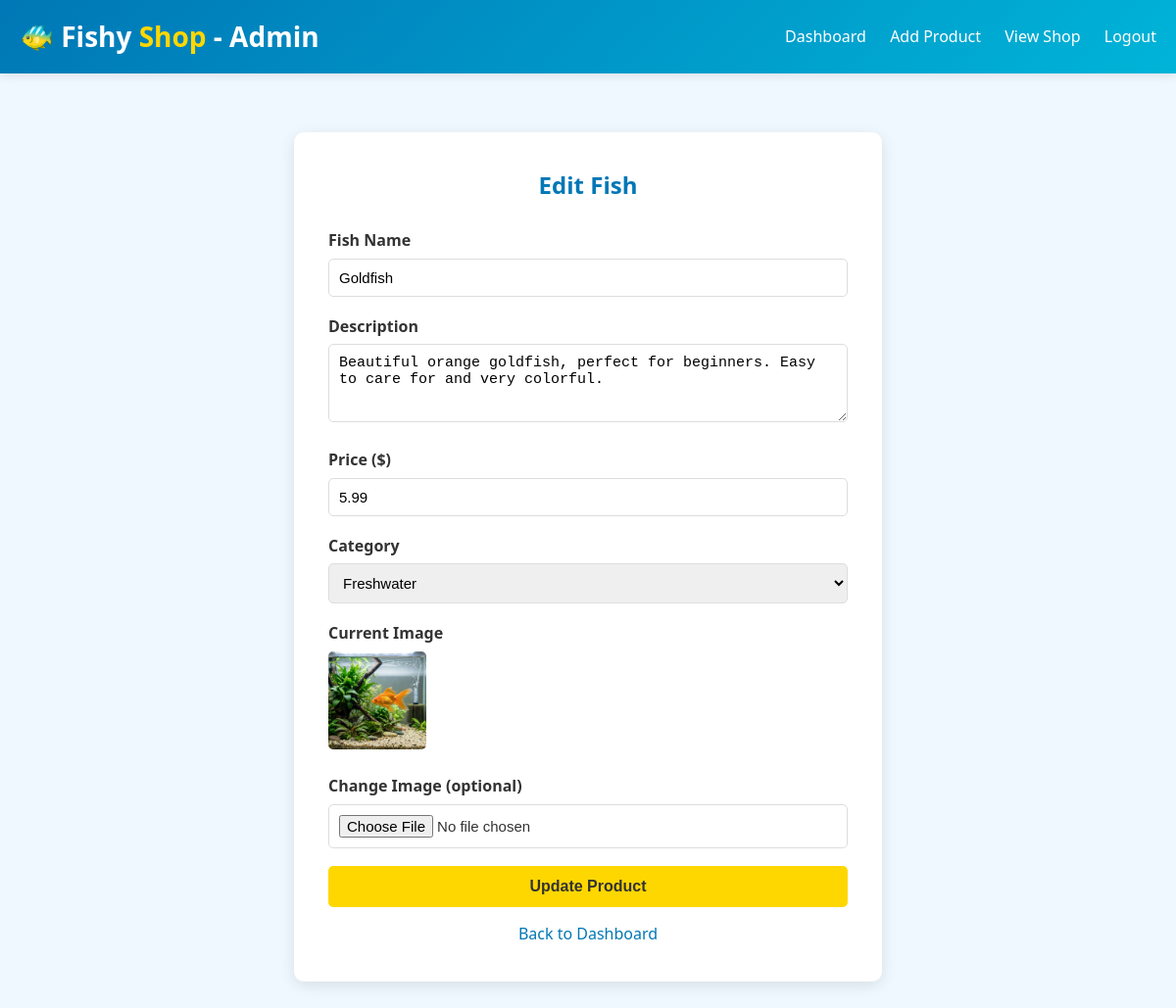
Page /admin/edit_product.php?id=1 (signed in) on the committed database.
### tables this page shows
CREATE TABLE IF NOT EXISTS products (
    id INT AUTO_INCREMENT PRIMARY KEY,
    name VARCHAR(100) NOT NULL,
    description TEXT,
    price DECIMAL(10, 2) NOT NULL,
    image VARCHAR(255) DEFAULT 'default_fish.jpg',
    category VARCHAR(50) DEFAULT 'Freshwater',
    created_at TIMESTAMP DEFAULT CURRENT_TIMESTAMP
);

### admin/edit_product.php (the view, shortened to what this page needs)
<?php
include '../config/db.php';
$id = isset($_GET['id']) ? (int)$_GET['id'] : 0;
$product = $conn->query("SELECT * FROM products WHERE id=$id")->fetch_assoc();
?>
<!DOCTYPE html>
<html lang="en">
<head>
    <link rel="stylesheet" href="../css/style.css">
</head>
<body>
    <header>
        <div class="container">
            <h1>🐠 Fishy <span>Shop</span> - Admin</h1>
            <nav>
                <a href="dashboard.php">Dashboard</a>
                <a href="add_product.php">Add Product</a>
                <a href="../index.php">View Shop</a>
                <a href="../logout.php">Logout</a>
            </nav>
        </div>
    </header>
    <section class="form-section">
        <div class="container">
            <div class="form-box" style="max-width:600px;">
                <h2>Edit Fish</h2>
                <form method="POST" enctype="multipart/form-data">
                    <div class="form-group">
                        <label>Fish Name</label>
                        <input type="text" name="name" value="<?php echo htmlspecialchars($product['name']); ?>" required>
                    </div>
                    <div class="form-group">
                        <label>Description</label>
                        <textarea name="description"><?php echo htmlspecialchars($product['description']); ?></textarea>
                    </div>
                    <div class="form-group">
                        <label>Price ($)</label>
                        <input type="number" step="0.01" name="price" value="<?php echo $product['price']; ?>" required>
                    </div>
                    <div class="form-group">
                        <label>Category</label>
                        <select name="category">
                            <option value="Freshwater" <?php echo $product['category'] === 'Freshwater' ? 'selected' : ''; ?>>Freshwater</option>
                        </select>
                    </div>
                    <div class="form-group">
                        <label>Current Image</label>
                        <div><img src="../images/<?php echo htmlspecialchars($product['image']); ?>" style="width:100px;height:100px;object-fit:cover;border-radius:5px;" onerror="this.src='https://placehold.co/100x100/00b4d8/white?text=F'"></div>
                    </div>
                    <div class="form-group">
                        <label>Change Image (optional)</label>
                        <input type="file" name="image" accept="image/*">
                    </div>
                    <button type="submit" class="btn">Update Product</button>
                    <p><a href="dashboard.php">Back to Dashboard</a></p>
                </form>
            </div>
        </div>
    </section>
</body>
</html>

### css/style.css (style rules this page uses)
* { margin: 0; padding: 0; box-sizing: border-box; }
body { font-family: 'Segoe UI', Tahoma, Geneva, Verdana, sans-serif; background: #f0f8ff; color: #333; line-height: 1.6; }
a { text-decoration: none; color: #0077b6; }
.container { max-width: 1200px; margin: 0 auto; padding: 0 20px; }
header { background: linear-gradient(135deg, #0077b6, #00b4d8); color: white; padding: 15px 0; box-shadow: 0 2px 10px rgba(0,0,0,0.1); }
header .container { display: flex; justify-content: space-between; align-items: center; flex-wrap: wrap; }
header h1 { font-size: 28px; }
header h1 span { color: #ffd700; }
nav a { color: white; margin-left: 20px; font-weight: 500; transition: 0.3s; }
.btn { display: inline-block; padding: 12px 30px; background: #ffd700; color: #333; border: none; border-radius: 5px; font-size: 16px; font-weight: 600; cursor: pointer; transition: 0.3s; }
.form-section { padding: 60px 0; }
.form-box { max-width: 450px; margin: 0 auto; background: white; padding: 35px; border-radius: 10px; box-shadow: 0 4px 15px rgba(0,0,0,0.1); }
.form-box h2 { text-align: center; color: #0077b6; margin-bottom: 25px; }
.form-group { margin-bottom: 18px; }
.form-group label { display: block; margin-bottom: 5px; font-weight: 600; }
.form-group input, .form-group textarea, .form-group select { width: 100%; padding: 10px; border: 1px solid #ddd; border-radius: 5px; font-size: 15px; }
.form-group textarea { height: 80px; }
.form-box .btn { width: 100%; }
.form-box p { text-align: center; margin-top: 15px; }

### rows in the picture
products: name "Goldfish", description "Beautiful orange goldfish, perfect for beginners. Easy to care for and very colorful.", price "5.99", category "Freshwater", image (picture)
